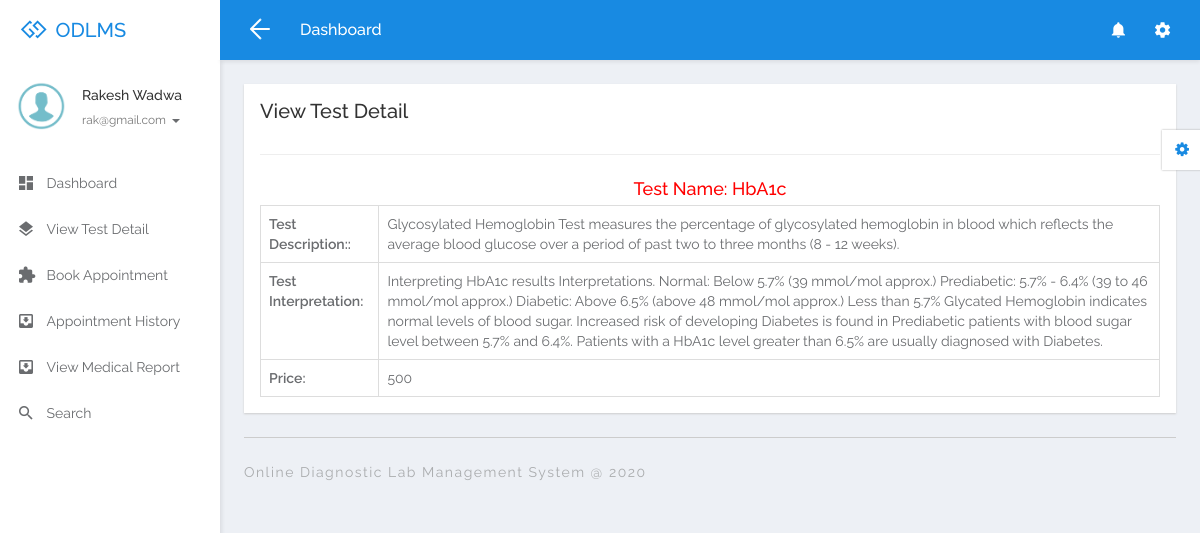
Page /odlms/user/view-singletest-detail.php?viewid=1 (signed in) on the committed database.
### tables this page shows
CREATE TABLE `tbluser` (
  `ID` int(10) NOT NULL,
  `FullName` varchar(200) DEFAULT NULL,
  `MobileNumber` bigint(10) DEFAULT NULL,
  `Email` varchar(200) DEFAULT NULL,
  `Password` varchar(200) DEFAULT NULL,
  `RegDate` timestamp NULL DEFAULT current_timestamp()
);

CREATE TABLE `tbllabtest` (
  `ID` int(10) NOT NULL,
  `TestTitle` varchar(200) DEFAULT NULL,
  `TestDescription` mediumtext DEFAULT NULL,
  `TestInterpretation` mediumtext DEFAULT NULL,
  `Price` varchar(150) DEFAULT NULL,
  `UpdationDate` timestamp NULL DEFAULT current_timestamp()
);

### odlms/user/view-singletest-detail.php (the view, shortened to what this page needs)
<?php
if (strlen($_SESSION['odlmsuid']==0)) {
  header('location:logout.php');
  } else{
?>
<!DOCTYPE html>
<html lang="en">
<head>
  <link rel="stylesheet" href="libs/bower/font-awesome/css/font-awesome.min.css">
  <link rel="stylesheet" href="libs/bower/material-design-iconic-font/dist/css/material-design-iconic-font.css">
  <link rel="stylesheet" href="libs/bower/animate.css/animate.min.css">
  <link rel="stylesheet" href="libs/bower/fullcalendar/dist/fullcalendar.min.css">
  <link rel="stylesheet" href="libs/bower/perfect-scrollbar/css/perfect-scrollbar.css">
  <link rel="stylesheet" href="assets/css/bootstrap.css">
  <link rel="stylesheet" href="assets/css/core.css">
  <link rel="stylesheet" href="assets/css/app.css">
</head>
<body class="menubar-left menubar-unfold menubar-light theme-primary">
<?php include_once('includes/header.php');?>
<?php include_once('includes/sidebar.php');?>
<main id="app-main" class="app-main">
  <div class="wrap">
  <section class="app-content">
    <div class="row">
      <div class="col-md-12">
        <div class="widget">
          <header class="widget-header">
            <h3 class="widget-title">View Test Detail</h3>
          </header>
          <hr class="widget-separator">
          <div class="widget-body">
               <?php
                   $vid=$_GET['viewid'];
$sql="SELECT * from tbllabtest where ID=:vid";
$query = $dbh -> prepare($sql);
$query->bindParam(':vid',$vid,PDO::PARAM_STR);
$query->execute();
$results=$query->fetchAll(PDO::FETCH_OBJ);
$cnt=1;
if($query->rowCount() > 0)
{
foreach($results as $row)
{               ?>
  <h4 style="color: red;text-align: center;">Test Name:  <?php  echo htmlentities($row->TestTitle);?></h4>
             <table border="1" class="table table-bordered mg-b-0">
              <tr>
                <th>Test Description::</th>
                <td><?php  echo htmlentities($row->TestDescription);?></td>
              </tr>
              <tr>
                <th>Test Interpretation:</th>
                <td><?php  echo htmlentities($row->TestInterpretation);?></td>
              </tr>
              <tr>
                <th>Price:</th>
                <td><?php  echo htmlentities($row->Price);?></td>
              </tr>
            </table>
             <?php $cnt=$cnt+1;}} ?>
          </div>
        </div>
      </div>
    </div>
  </section>
</div>
  <?php include_once('includes/footer.php');?>
</main>
<?php include_once('includes/customizer.php');?>
</body>
</html>
<?php }  ?>

### odlms/user/includes/sidebar.php (shortened to what this page needs)
<aside id="menubar" class="menubar light">
  <div class="app-user">
    <div class="media">
      <div class="media-left">
        <div class="avatar avatar-md avatar-circle">
          <img class="img-responsive" src="assets/images/images.png" alt="avatar"/>
        </div>
      </div>
      <div class="media-body">
        <div class="foldable">
          <?php
$uid=$_SESSION['odlmsuid'];
$sql="SELECT FullName,Email from  tbluser where ID=:uid";
$query = $dbh -> prepare($sql);
$query->bindParam(':uid',$uid,PDO::PARAM_STR);
$query->execute();
$results=$query->fetchAll(PDO::FETCH_OBJ);
$cnt=1;
if($query->rowCount() > 0)
{
foreach($results as $row)
{               ?>
          <h5><a href="javascript:void(0)" class="username"><?php  echo $row->FullName;?></a></h5><?php $cnt=$cnt+1;}} ?>
          <ul>
            <li class="dropdown">
              <a href="javascript:void(0)" class="dropdown-toggle usertitle" data-toggle="dropdown" aria-haspopup="true" aria-expanded="false">
                <small><?php  echo $row->Email;?></small>
                <span class="caret"></span>
              </a>
            </li>
          </ul>
        </div>
      </div>
    </div>
  </div>
  <div class="menubar-scroll">
    <div class="menubar-scroll-inner">
      <ul class="app-menu">
        <li class="has-submenu">
          <a href="dashboard.php">
            <i class="menu-icon zmdi zmdi-view-dashboard zmdi-hc-lg"></i>
            <span class="menu-text">Dashboard</span>
          </a>
        </li>
        <li class="has-submenu">
          <a href="view-testdetail.php">
            <i class="menu-icon zmdi zmdi-layers zmdi-hc-lg"></i>
            <span class="menu-text">View Test Detail</span>
           </a>
        </li>
        <li class="has-submenu">
          <a href="appointment.php">
            <i class="menu-icon zmdi zmdi-puzzle-piece zmdi-hc-lg"></i>
            <span class="menu-text">Book Appointment</span>
          </a>
        </li>
        <li class="has-submenu">
          <a href="appointment-history.php">
            <i class="menu-icon zmdi zmdi-inbox zmdi-hc-lg"></i>
            <span class="menu-text">Appointment History</span>
             </a>
        </li>
         <li class="has-submenu">
          <a href="view-medical-report.php">
            <i class="menu-icon zmdi zmdi-inbox zmdi-hc-lg"></i>
            <span class="menu-text">View Medical Report</span>
             </a>
        </li>
        <li>
          <a href="search.php">
            <i class="menu-icon zmdi zmdi-search zmdi-hc-lg"></i>
            <span class="menu-text">Search</span>
          </a>
        </li>
      </ul>
    </div>
  </div>
</aside>

### rows in the picture
tbluser: FullName "Rakesh Wadwa", Email "rak@gmail.com"
tbllabtest: TestTitle "HbA1c", TestDescription "Glycosylated Hemoglobin Test measures the percentage of glycosylated hemoglobin in blood which reflects the average blood glucose over a period of past two to three months (8 - 12 weeks).", TestInterpretation "Interpreting HbA1c results Interpretations. Normal: Below 5.7% (39 mmol/mol approx.) Prediabetic: 5.7% - 6.4% (39 to 46 mmol/mol approx.) Diabetic: Above 6.5% (above 48 mmol/mol approx.) Less than 5.7% Glycated Hemoglobin indicates normal levels of blood sugar. Increased risk of developing Diabetes is found in Prediabetic patients with blood sugar level between 5.7% and 6.4%. Patients with a HbA1c level greater than 6.5% are usually diagnosed with Diabetes.", Price "500"
